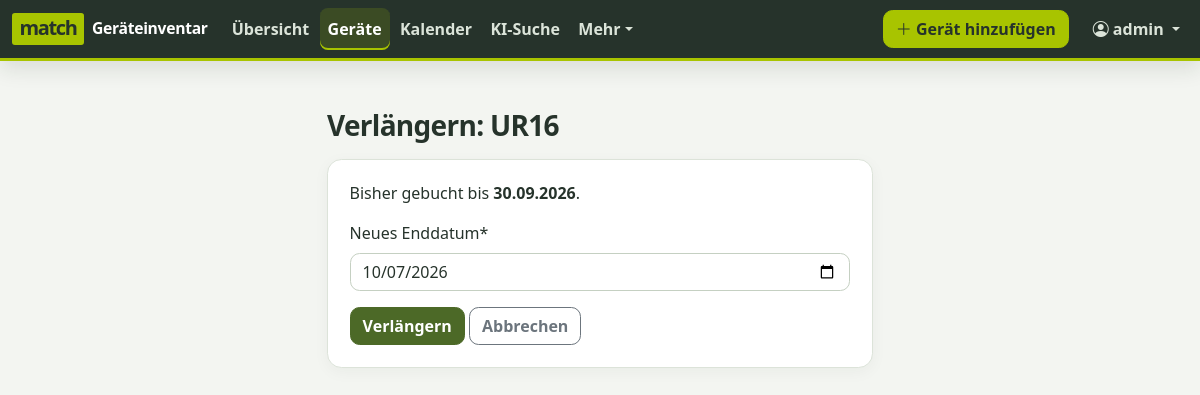
The app's page /ausleihen/5/verlaengern/ (signed in) with its own data.
### accounts/models.py (models this page shows, shortened)
class User(AbstractUser):
    email = models.EmailField("E-Mail", help_text="Für Anfragen, Entscheidungen und Erinnerungen.")
    phone = models.CharField("Telefon", max_length=50, blank=True)
    room = models.CharField("Raum", max_length=50, blank=True)
    class Meta:
        ordering = ["last_name", "first_name", "username"]
        verbose_name = "Benutzer/in"
        verbose_name_plural = "Benutzer/innen"
    @property
    def display_name(self):
        return self.get_full_name() or self.username

### loans/models.py (models this page shows, shortened)
class Booking(models.Model):
    class Status(models.TextChoices):
        REQUESTED = "requested", "Angefragt"
        RESERVED = "reserved", "Reserviert"
        ACTIVE = "active", "Ausgeliehen"
        RETURNED = "returned", "Zurückgegeben"
        REJECTED = "rejected", "Abgelehnt"
        CANCELLED = "cancelled", "Storniert"
        EXPIRED = "expired", "Verfallen"
    BLOCKING = (Status.RESERVED, Status.ACTIVE)
    OPEN = (Status.REQUESTED, Status.RESERVED, Status.ACTIVE)
    item = models.ForeignKey(
        "inventory.Item", verbose_name="Gerät", on_delete=models.PROTECT, related_name="bookings"
    )
    borrower = models.ForeignKey(
        settings.AUTH_USER_MODEL,
        verbose_name="Ausleiher/in",
        on_delete=models.PROTECT,
        related_name="bookings",
    )
    created_by = models.ForeignKey(
        settings.AUTH_USER_MODEL,
        verbose_name="Eingetragen von",
        null=True,
        blank=True,
        on_delete=models.SET_NULL,
        related_name="+",
    )
    start_date = models.DateField("Von")
    end_date = models.DateField("Bis (voraussichtliche Rückgabe)")
    status = models.CharField("Status", max_length=20, choices=Status.choices, db_index=True)
    purpose = models.CharField("Zweck / Projekt", max_length=200, blank=True)
    usage_location = models.CharField("Einsatzort", max_length=200, blank=True)
    request_message = models.TextField("Nachricht an Verantwortliche/n", blank=True)
    decision_comment = models.TextField("Kommentar zur Entscheidung", blank=True)
    decided_by = models.ForeignKey(
        settings.AUTH_USER_MODEL,
        verbose_name="Entschieden von",
        null=True,
        blank=True,
        on_delete=models.SET_NULL,
        related_name="+",
    )
    decided_at = models.DateTimeField("Entschieden am", null=True, blank=True)
    requested_end_date = models.DateField("Beantragtes neues Enddatum", null=True, blank=True)
    checked_out_at = models.DateTimeField("Entnommen am", null=True, blank=True)
    returned_at = models.DateTimeField("Zurückgegeben am", null=True, blank=True)
    returned_by = models.ForeignKey(
        settings.AUTH_USER_MODEL,
        verbose_name="Rückgabe gebucht von",
        null=True,
        blank=True,
        on_delete=models.SET_NULL,
        related_name="+",
    )
    return_note = models.TextField("Rückgabenotiz", blank=True)
    created_at = models.DateTimeField("Erstellt am", auto_now_add=True)
    updated_at = models.DateTimeField("Geändert am", auto_now=True)
    class Meta:
        ordering = ["start_date", "pk"]
        verbose_name = "Buchung"
        verbose_name_plural = "Buchungen"
        constraints = [
            models.CheckConstraint(
                condition=Q(end_date__gte=F("start_date")), name="booking_end_not_before_start"
            )
        ]
        indexes = [models.Index(fields=["item", "status", "start_date", "end_date"])]

### inventory/models.py (models this page shows, shortened)
class Item(models.Model):
    class LoanPolicy(models.TextChoices):
        FREE = "free", "Frei entnehmbar"
        APPROVAL = "approval", "Nur mit Genehmigung"
    class Condition(models.TextChoices):
        UNVERIFIED = "unverified", "Ungeprüft"
        OK = "ok", "Einsatzbereit"
        DEFECT = "defect", "Defekt"
        REPAIR = "repair", "In Reparatur / Kalibrierung"
        RETIRED = "retired", "Ausgemustert"
    name = models.CharField("Bezeichnung", max_length=200)
    category = models.ForeignKey(
        Category, verbose_name="Kategorie", on_delete=models.PROTECT, related_name="items"
    )
    manufacturer = models.CharField("Hersteller", max_length=100, blank=True)
    model_number = models.CharField("Modell / Typ", max_length=100, blank=True)
    serial_number = models.CharField("Seriennummer", max_length=100, blank=True)
    inventory_number = models.CharField(
        "Inventarnummer", max_length=50, blank=True, help_text="Offizielle Inventarnummer, falls vorhanden."
    )
    description = models.TextField("Beschreibung", blank=True)
    location = models.ForeignKey(
        Location, verbose_name="Ablageort", on_delete=models.PROTECT, related_name="items"
    )
    location_note = models.CharField(
        "Ablagehinweis", max_length=200, blank=True, help_text="z. B. „oberstes Fach, blaue Kiste“"
    )
    responsible = models.ForeignKey(
        settings.AUTH_USER_MODEL,
        verbose_name="Verantwortlich",
        on_delete=models.PROTECT,
        related_name="responsible_items",
    )
    loan_policy = models.CharField(
        "Ausleihregel",
        max_length=20,
        choices=LoanPolicy.choices,
        default=LoanPolicy.FREE,
        help_text="„Nur mit Genehmigung“: Andere müssen die Ausleihe anfragen und Sie entscheiden.",
    )
    condition = models.CharField("Zustand", max_length=20, choices=Condition.choices, default=Condition.OK)
    created_by = models.ForeignKey(
        settings.AUTH_USER_MODEL,
        verbose_name="Angelegt von",
        null=True,
        blank=True,
        on_delete=models.SET_NULL,
        related_name="+",
    )
    created_at = models.DateTimeField("Angelegt am", auto_now_add=True)
    updated_at = models.DateTimeField("Geändert am", auto_now=True)
    objects = ItemQuerySet.as_manager()
    class Meta:
        ordering = ["name", "pk"]
        verbose_name = "Gerät"
        verbose_name_plural = "Geräte"
        constraints = [
            models.UniqueConstraint(
                fields=["inventory_number"],
                condition=~Q(inventory_number=""),
                name="unique_inventory_number",
                violation_error_message="Diese Inventarnummer ist bereits vergeben.",
            )
        ]
    def get_absolute_url(self):
        return reverse("inventory:item_detail", args=[self.pk])
    def can_manage(self, user):
        return bool(user and user.is_authenticated and (user.is_staff or user.pk == self.responsible_id))

### loans/views.py (the view, shortened to what this page needs)
# urls.py: path("ausleihen/<int:pk>/verlaengern/", views.extend_booking, name="extend"),
def extend_booking(request, pk):
    booking = _get_own_or_managed(request, pk)
    form = ExtendForm(request.POST or None, initial={"new_end_date": booking.end_date + timedelta(days=7)})
    return render(
        request,
        "loans/extend_form.html",
        {"booking": booking, "form": form, "mode": services.booking_mode(booking.item, request.user)},
    )

### loans/forms.py
class ExtendForm(forms.Form):
    new_end_date = forms.DateField(label="Neues Enddatum", widget=DateInput())

### config/context_processors.py (called while the page is built)
def branding(request):
    return {"app_site_name": settings.SITE_NAME}

### loans/context_processors.py (called while the page is built)
def navigation(request):
    context = {"site_name": settings.SITE_NAME}
    user = getattr(request, "user", None)
    if user is not None and user.is_authenticated:
        context["pending_approvals_count"] = (
            Booking.objects.filter(item__responsible=user)
            .filter(
                Q(status=Booking.Status.REQUESTED)
                | Q(status__in=Booking.BLOCKING, requested_end_date__isnull=False)
            )
            .count()
        )
    return context

### loans/services.py (called while the page is built)
def booking_mode(item, user):
    if item.loan_policy == Item.LoanPolicy.FREE or item.can_manage(user):
        return "direct"
    return "request"

### loans/views.py (called while the page is built)
def _get_own_or_managed(request, pk):
    booking = get_object_or_404(Booking.objects.select_related("item", "borrower"), pk=pk)
    if booking.borrower_id != request.user.pk and not booking.item.can_manage(request.user):
        raise PermissionDenied
    return booking

### templates/loans/extend_form.html (shortened to what this page needs)
{% extends "base.html" %}
{% load crispy_forms_tags %}
{% block content %}
<div class="row justify-content-center"><div class="col-lg-6">
  <h1 class="h3 mb-3">Verlängern: {{ booking.item.name }}</h1>
  <div class="card"><div class="card-body">
    <p>Bisher gebucht bis <strong>{{ booking.end_date|date:"d.m.Y" }}</strong>.</p>
    <form method="post" novalidate>
      {{ form|crispy }}
      <button type="submit" class="btn btn-primary">{% if mode == "request" %}Verlängerung anfragen{% else %}Verlängern{% endif %}</button>
      <a class="btn btn-outline-secondary" href="{{ booking.item.get_absolute_url }}">Abbrechen</a>
    </form>
  </div></div>
</div></div>
{% endblock %}

### templates/base.html (shortened to what this page needs)
{% load static %}<!doctype html>
<html lang="de">
<head>
  <link rel="stylesheet" href="{% static 'vendor/bootstrap/bootstrap.min.css' %}">
  <link rel="stylesheet" href="{% static 'vendor/bootstrap-icons/bootstrap-icons.min.css' %}">
  <link rel="stylesheet" href="{% static 'css/app.css' %}">
</head>
<body class="app-body" hx-headers='{"X-CSRFToken": "{{ csrf_token }}"}'>
  {% if user.is_authenticated %}
  {% with url_name=request.resolver_match.url_name namespace=request.resolver_match.namespace %}
  <nav class="navbar navbar-expand-xl navbar-dark app-navbar" aria-label="Hauptnavigation">
    <div class="container-fluid app-navbar-inner">
      <a class="navbar-brand app-brand d-flex align-items-center gap-2" href="{% url 'dashboard' %}">
        <span class="app-brand-logo" aria-hidden="true">match</span><span class="app-brand-name">{{ app_site_name }}</span>
      </a>
      <div class="collapse navbar-collapse" id="main-nav">
        <ul class="navbar-nav app-nav-links me-auto">
          <li class="nav-item">
            <a class="nav-link {% if url_name == 'dashboard' %}active{% endif %}" href="{% url 'dashboard' %}">Übersicht
              {% if pending_approvals_count %}<span class="badge rounded-pill text-bg-warning" title="Offene Anfragen an dich">{{ pending_approvals_count }}</span>{% endif %}</a>
          </li>
          <li class="nav-item">
            <a class="nav-link {% if namespace == 'inventory' and url_name != 'identify' or namespace == 'loans' and url_name != 'calendar' %}active{% endif %}" href="{% url 'inventory:item_list' %}">Geräte</a>
          </li>
          <li class="nav-item">
            <a class="nav-link {% if url_name == 'calendar' %}active{% endif %}" href="{% url 'loans:calendar' %}">Kalender</a>
          </li>
          <li class="nav-item">
            <a class="nav-link {% if namespace == 'assistant_search' and url_name == 'chat' %}active{% endif %}" href="{% url 'assistant_search:chat' %}">KI-Suche</a>
          </li>
          <li class="nav-item dropdown">
            <a class="nav-link dropdown-toggle " href="#" role="button" data-bs-toggle="dropdown" aria-expanded="false">Mehr</a>
          </li>
        </ul>
        <a class="btn btn-brand app-nav-action me-xl-3 my-2 my-xl-0 " href="{% url 'inventory:identify' %}"><i class="bi bi-plus-lg" aria-hidden="true"></i> Gerät hinzufügen</a>
        <ul class="navbar-nav app-account-nav">
          <li class="nav-item dropdown">
            <a class="nav-link dropdown-toggle" href="#" role="button" data-bs-toggle="dropdown" aria-expanded="false">
              <i class="bi bi-person-circle"></i> {{ user.display_name }}
            </a>
          </li>
        </ul>
      </div>
    </div>
  </nav>
  {% endwith %}
  {% endif %}
  <main class="app-main {% block container %}container{% endblock %} py-4 py-lg-5">
    {% block content %}{% endblock %}
  </main>
</body>
</html>

### static/css/app.css (style rules this page uses)
:root { color-scheme: light; --app-ink: #26332b; --app-green: #4c6927; --app-green-hover: #3d5520; --app-lime: #a8c400; --app-bg: #f3f5f1; --app-border: #dce3d9; --app-muted: #5a685b; --bs-primary: var(--app-green); --bs-primary-rgb: 76, 105, 39; --bs-link-color-rgb: 76, 105, 39; --bs-link-hover-color-rgb: 61, 85, 32; --bs-body-color: var(--app-ink); --bs-body-bg: #fff; --bs-border-color: var(--app-border); --bs-secondary-color: var(--app-muted); --bs-tertiary-bg: var(--app-bg); --bs-focus-ring-color: rgba(76, 105, 39, .35); }
body.app-body { min-height: 100vh; background: var(--app-bg); color: var(--app-ink); }
.app-main { padding-bottom: 4rem !important; }
.app-main h1 { color: var(--app-ink); font-weight: 700; letter-spacing: -.025em; }
.app-navbar { background: var(--app-ink); border-bottom: 3px solid var(--app-lime); box-shadow: 0 .45rem 1.4rem rgba(25, 38, 27, .12); }
.app-navbar-inner { max-width: 1600px; }
.app-brand { color: #fff; font-weight: 700; letter-spacing: -.015em; }
.app-brand-logo { display: inline-flex; align-items: center; justify-content: center; min-width: 4.5rem; min-height: 2rem; padding: .15rem .45rem .25rem; border-radius: .18rem; background: var(--app-lime); color: var(--app-ink); font-size: 1.25rem; font-weight: 800; line-height: 1; letter-spacing: -.07em; }
.app-brand-name { font-size: .98rem; white-space: nowrap; }
.app-nav-links { gap: .15rem; }
.app-navbar .nav-link { color: #dbe4d9; border-radius: .5rem; padding: .55rem .8rem; font-weight: 550; }
.app-navbar .nav-link:hover, .app-navbar .nav-link:focus, .app-navbar .nav-link.active { color: #fff; background: rgba(168, 196, 0, .16); }
.app-navbar .nav-link.active { box-shadow: inset 0 -2px var(--app-lime); }
.btn { border-radius: .6rem; font-weight: 600; }
.btn-primary { --bs-btn-color: #fff; --bs-btn-bg: var(--app-green); --bs-btn-border-color: var(--app-green); --bs-btn-hover-color: #fff; --bs-btn-hover-bg: var(--app-green-hover); --bs-btn-hover-border-color: var(--app-green-hover); --bs-btn-active-color: #fff; --bs-btn-active-bg: var(--app-green-hover); --bs-btn-active-border-color: var(--app-green-hover); --bs-btn-focus-shadow-rgb: 76, 105, 39; }
.btn-brand { background: var(--app-lime); border: 1px solid var(--app-lime); color: var(--app-ink); }
.card, .modal-content { border: 1px solid var(--app-border); border-radius: .9rem; box-shadow: 0 .25rem 1rem rgba(29, 47, 32, .045); }
.card-body { padding: 1.35rem; }
.form-control, .form-select, form.card input:not([type=hidden]):not([type=checkbox]), form.card textarea, form.card select { max-width: 100%; border-color: #c5d0c2; border-radius: .6rem; }

### records on screen
User: display_name "admin"
Booking: item.name "UR16", end_date "30.09.2026"

### other values on screen
{{ app_site_name }} "Geräteinventar"
